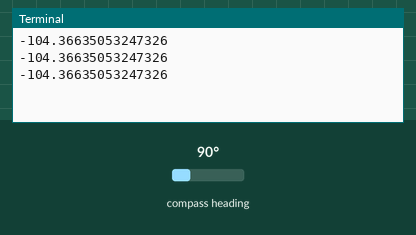
Simulated run of this program. Board: Raspberry Pi (BCM pin numbers). Shown: the last lines printed to the terminal. Inputs (shaded band) come from the test bench; at power-on: compass heading 90°. Library files of the repository ran but are not shown: hmc5883.py.

Above: at 1.2 s.
1.3 s: compass heading set to 7°
At 1.9 s:
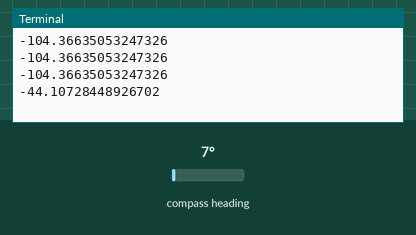
2.8 s: compass heading set to 180°
At 3.5 s:
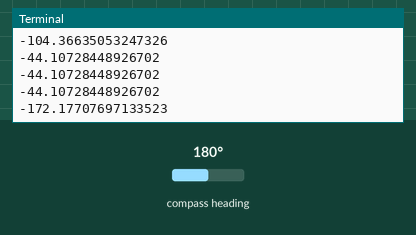
Timing chart, 0 to 5.8 s (numbered marks = the images above; inputs shaded):
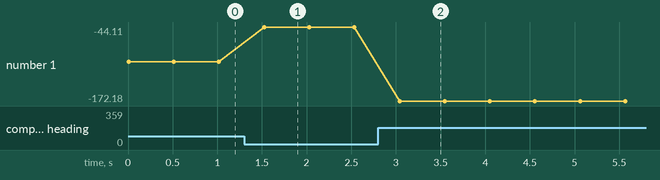

The program:

hmc5883_calibrated.py
```python
#!/usr/bin/env python
# -*- coding: utf-8 -*-

from hmc5883 import *

compass = hmc5883l()

while(True):
	#print(compass.get_calibrated())
	data = compass.get_calibrated()

	print(compass.heading(data['x'], data['y']))
	#print(math.atan2(data['x'], data['y']))

	time.sleep(0.5)
```

Measured:
- after the input at 1.3 s, the terminal: prints a new line after 0.22 s (image 1)
- after the input at 2.8 s, the terminal: prints a new line after 0.24 s (image 2)
- plotted number 1: -104.37 → -44.11 after the input at 1.3 s, -44.11 → -172.18 after the input at 2.8 s
